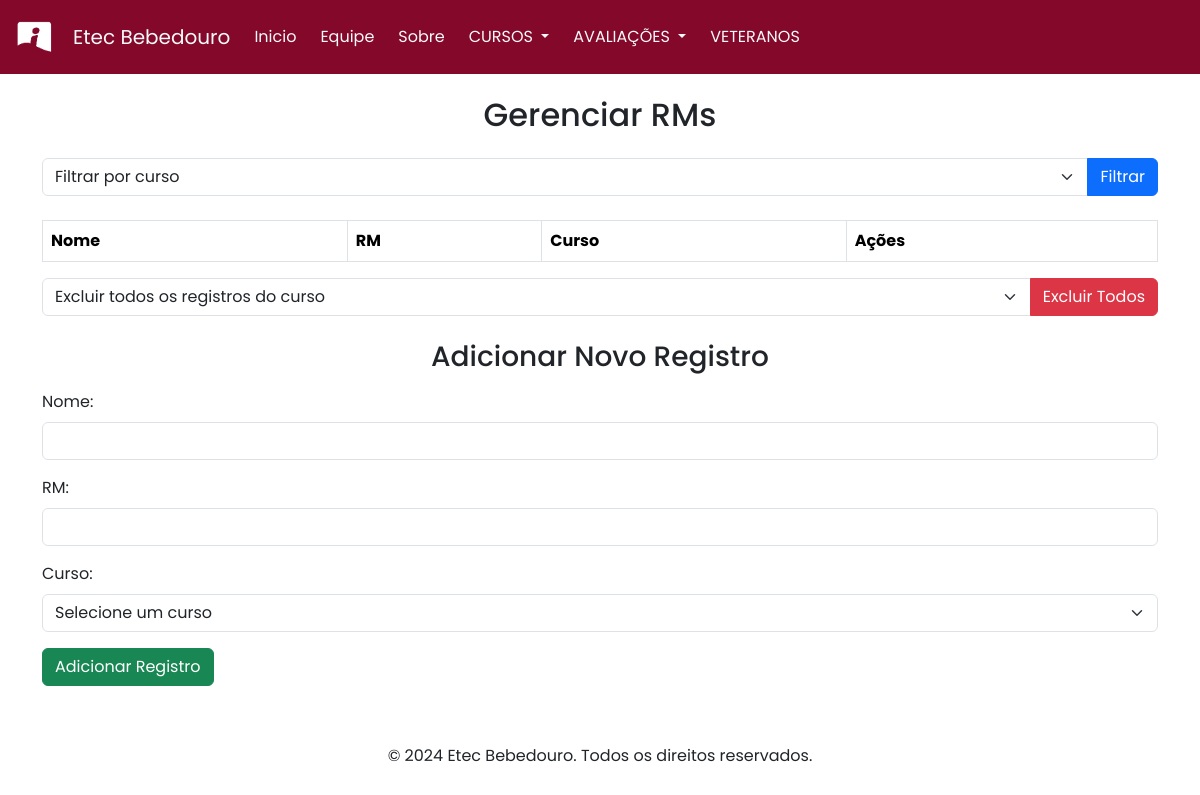
The page /Pages/ADM_VET.php?curso=MKT on the database as committed earlier.
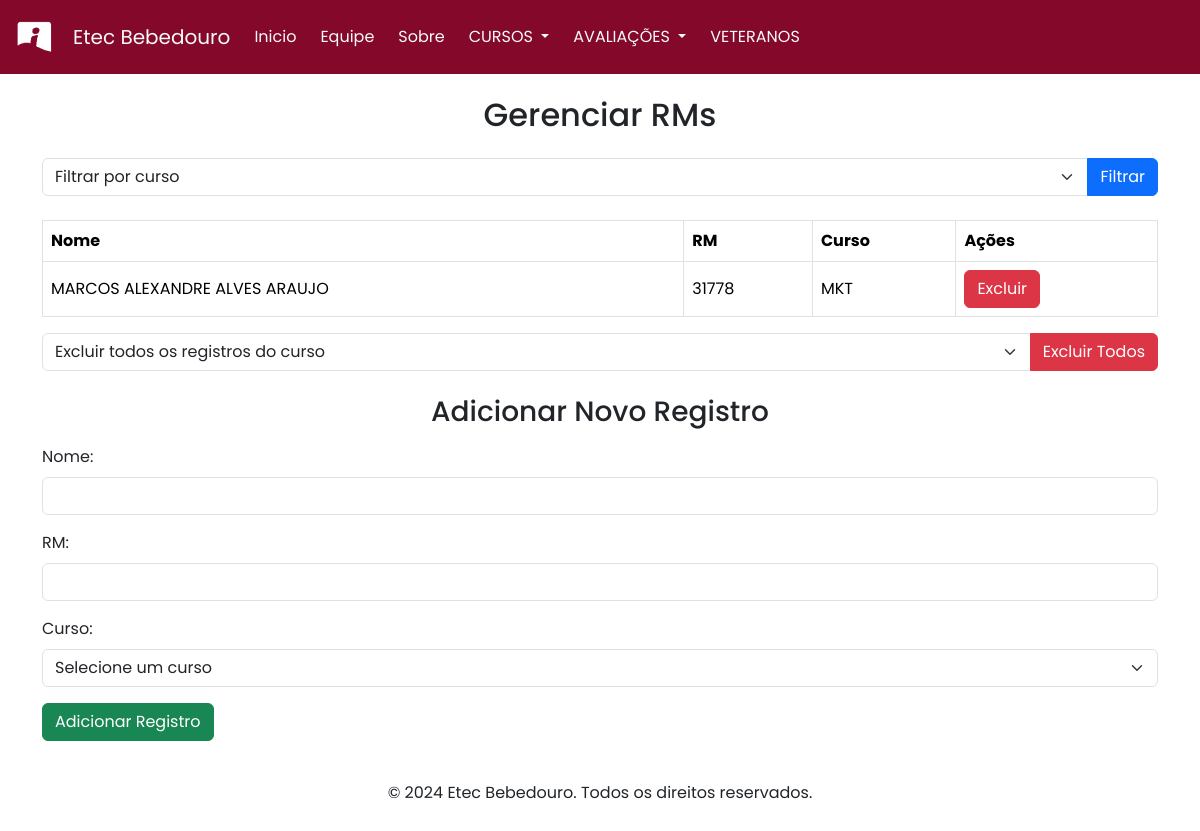
The same page on the database as committed later.
### tables this page shows
create table tbRM (
    nome VARCHAR(255) NOT NULL,
    rm INT(5) PRIMARY KEY,
    curso VARCHAR(4) NOT NULL,

CONSTRAINT curso_check CHECK (curso IN ('INFO', 'ADM', 'RH', 'SJ', 'MKT'))
);

### Pages/ADM_VET.php (the view, shortened to what this page needs)
<?php
require "conexao.php";
?>
<!DOCTYPE html>
<html lang="en">
<head>
    <link rel="stylesheet" href="../style.css">
    <link href="https://cdn.jsdelivr.net/npm/bootstrap@5.3.3/dist/css/bootstrap.min.css" rel="stylesheet">
</head>
<body>
    <nav class="navbar navbar-expand-lg fixed-top">
        <div class="container-fluid">
            <a class="navbar-brand" href="#">
                <img src="../images/logo3.png" width="45" height="48" alt="Logo">
            </a>
            <a class="navbar-brand text-light" href="#">Etec Bebedouro</a>
            <div class="text-light collapse navbar-collapse" id="navbarNavDropdown">
                <ul class="navbar-nav me-auto mb-2 mb-lg-0">
                    <li class="nav-item">
                        <a class="text-light nav-link active me-2" aria-current="page" href="V_ADM.php #im">Inicio</a>
                    </li>
                    <li class="nav-item">
                        <a class="text-light nav-link me-2" href="V_ADM.php #eq">Equipe</a>
                    </li>
                    <li class="nav-item">
                        <a class="text-light nav-link me-2" href="V_ADM.php #sb">Sobre</a>
                    </li>
                    <li class="nav-item dropdown">
                        <a class="text-light nav-link dropdown-toggle me-2" href="#" role="button" data-bs-toggle="dropdown" aria-expanded="false">
                            CURSOS
                        </a>
                    </li>
                    <li class="nav-item dropdown">
                        <a class="text-light nav-link dropdown-toggle me-2" href="#" role="button" data-bs-toggle="dropdown" aria-expanded="false">
                            AVALIAÇÕES
                        </a>
                    </li>
                    <li class="nav-item">
                        <a class="text-light nav-link me-2" href="ADM_VET.php">VETERANOS</a>
                    </li>
                </ul>
            </div>
        </div>
    </nav>
    <div class="container mt-5 pt-5">
        <h2 class="text-center mb-4">Gerenciar RMs</h2>
        <form method="GET" class="mb-4">
            <div class="input-group">
                <select name="curso" class="form-select" required>
                    <option value="" disabled selected>Filtrar por curso</option>
                </select>
                <button type="submit" class="btn btn-primary">Filtrar</button>
            </div>
        </form>
        <div style="max-height: 850px; overflow-y: auto;">
            <table class="table table-bordered table-hover">
                <thead>
                    <tr>
                        <th>Nome</th>
                        <th>RM</th>
                        <th>Curso</th>
                        <th>Ações</th>
                    </tr>
                </thead>
                <tbody>
                    <?php
                    $cursoFiltro = isset($_GET['curso']) ? $_GET['curso'] : '';
                    if ($cursoFiltro) {
                        $sqlSelect = "SELECT * FROM tbRM WHERE curso = ? ORDER BY nome ASC";
                        $stmtSelect = mysqli_prepare($conexao, $sqlSelect);
                        mysqli_stmt_bind_param($stmtSelect, "s", $cursoFiltro);
                    } else {
                        $sqlSelect = "SELECT * FROM tbRM ORDER BY nome ASC";
                        $stmtSelect = mysqli_prepare($conexao, $sqlSelect);
                    }
                    mysqli_stmt_execute($stmtSelect);
                    $resultSelect = mysqli_stmt_get_result($stmtSelect);
                    while ($row = mysqli_fetch_assoc($resultSelect)) {
                        echo "<tr>
                                <td>{$row['nome']}</td>
                                <td>{$row['rm']}</td>
                                <td>{$row['curso']}</td>
                                <td>
                                    <a href='?delete={$row['rm']}' class='btn btn-danger' onclick='return confirm(\"Tem certeza que deseja excluir este registro?\")'>Excluir</a>
                                </td>
                              </tr>";
                    }
                    ?>
                </tbody>
            </table>
        </div>
        <form method="GET" class="mb-4">
            <div class="input-group">
                <select name="deleteAll" class="form-select" required>
                    <option value="" disabled selected>Excluir todos os registros do curso</option>
                </select>
                <button type="submit" class="btn btn-danger" onclick='return confirm("Tem certeza que deseja excluir todos os registros deste curso?")'>Excluir Todos</button>
            </div>
        </form>
        <h3 class="text-center mb-3">Adicionar Novo Registro</h3>
        <form method="POST" class="mb-4">
            <div class="mb-3">
                <label for="nome" class="form-label">Nome:</label>
                <input type="text" class="form-control" id="nome" name="nome" required>
            </div>
            <div class="mb-3">
                <label for="rm" class="form-label">RM:</label>
                <input type="text" class="form-control" id="rm" name="rm" required>
            </div>
            <div class="mb-3">
                <label for="curso" class="form-label">Curso:</label>
                <select name="curso" class="form-select" required>
                    <option value="" disabled selected>Selecione um curso</option>
                </select>
            </div>
            <button type="submit" class="btn btn-success">Adicionar Registro</button>
        </form>
    </div>
    <footer class="text-center py-3">
        <p>© 2024 Etec Bebedouro. Todos os direitos reservados.</p>
    </footer>
</body>
</html>

### style.css (style rules this page uses)
* { font-family: "Poppins", sans-serif; box-sizing: border-box; }
.navbar { background-color: #83082A; color: aliceblue; top: 0; left: 0; width: 100%; }

### Pages/ADM_VET.php (style rules this page uses)
body { display: flex; flex-direction: column; min-height: 100vh; font-family: 'Poppins', sans-serif; }
footer { margin-top: auto; }
.table th, .table td { vertical-align: middle; }

Rows that differ between the two databases and show on the page:
now on this page (row edited): tbrm: nome "MARCOS ALEXANDRE ALVES ARAUJO", rm "31778", curso "MKT"
